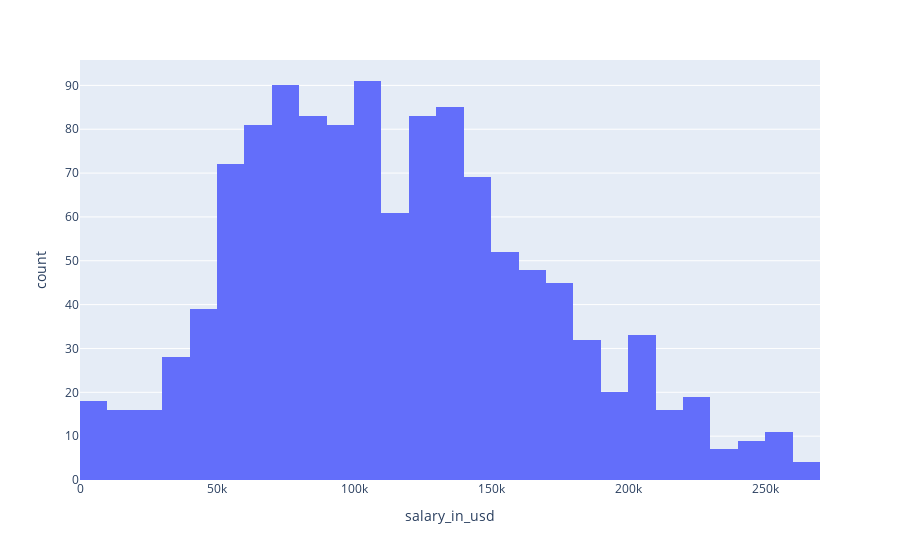

The notebook cell saved with this chart:
### Markdown cell above
# Investigating and Visualizing the Dataset

### Code cell
px.histogram(df, x='salary_in_usd')

### Figure 1 — Plotly figure (JSON) as saved in the notebook; plotly's stock layout.template omitted (floating-point values rounded to 4 significant figures; data arrays with more than 128 entries replaced by an {"elided": "..."} marker saying what was removed)
{"data": [{"alignmentgroup": "True", "bingroup": "x", "hovertemplate": "salary_in_usd=%{x}<br>count=%{y}<extra></extra>", "legendgroup": "", "marker": {"color": "#636efa", "pattern": {"shape": ""}}, "name": "", "offsetgroup": "", "orientation": "v", "showlegend": false, "type": "histogram", "x": {"elided": "1209 int values"}, "xaxis": "x", "yaxis": "y"}], "layout": {"barmode": "relative", "legend": {"tracegroupgap": 0}, "margin": {"t": 60}, "xaxis": {"anchor": "y", "domain": [0, 1], "title": {"text": "salary_in_usd"}}, "yaxis": {"anchor": "x", "domain": [0, 1], "title": {"text": "count"}}}}
